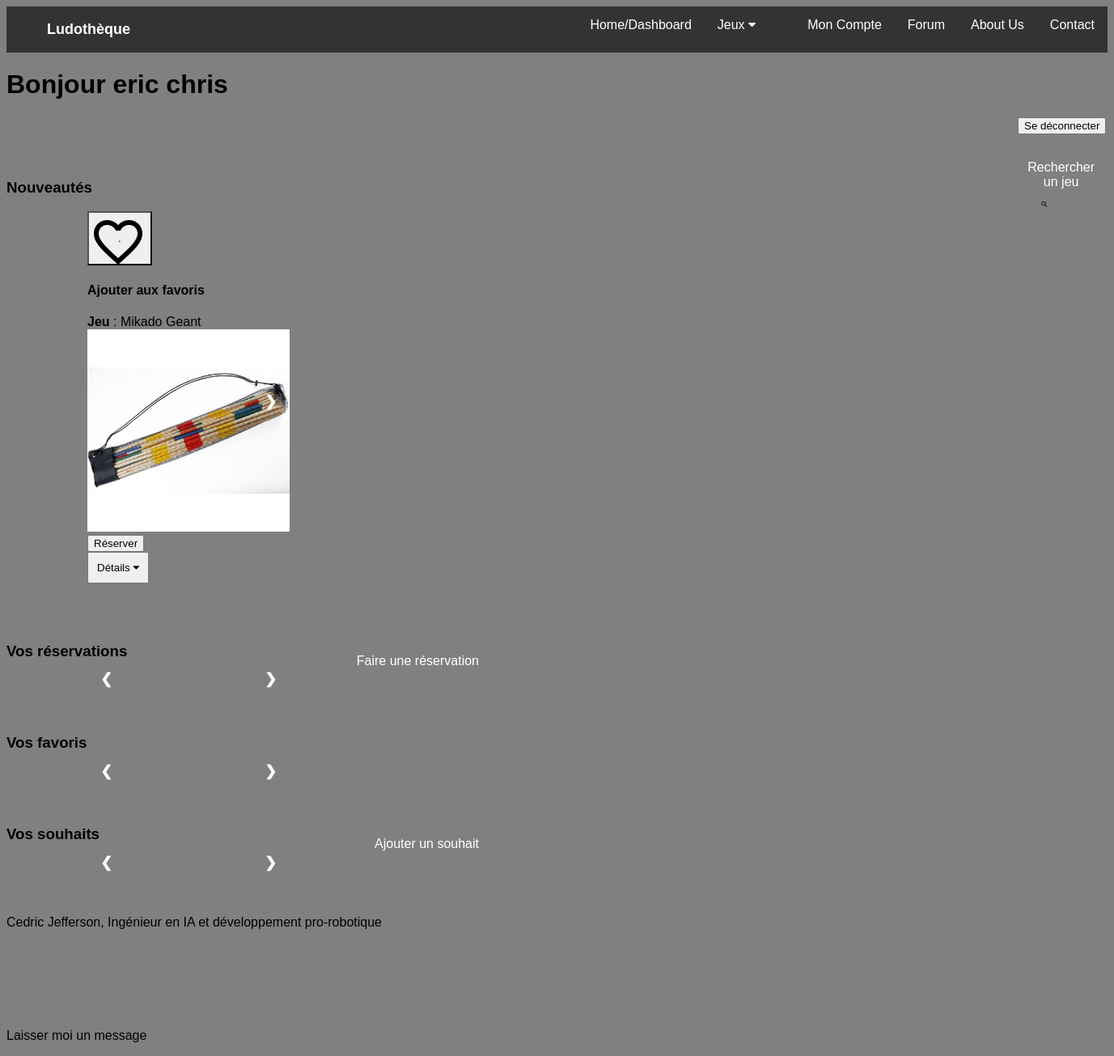
Page /pages/php/jeux.php (signed in) on the committed database.
### tables this page shows
CREATE TABLE IF NOT EXISTS `jeux` (
  `id_jeu` int(11) NOT NULL AUTO_INCREMENT,
  `nom_jeu` varchar(50) NOT NULL,
  `reference` varchar(50) NOT NULL,
  `description` varchar(10000) NOT NULL,
  `note` int(11) NOT NULL,
  `date_de_sortie` date NOT NULL,
  `concepteur` varchar(100) NOT NULL,
  `age_public` int(11) NOT NULL,
  `caractere` int(50) NOT NULL,
  `mode` enum('Moi et les autres','Mondes fantastiques et imaginaires','Art','Nature et animaux') NOT NULL,
  `type` enum('Action','Aventure','Adresse','Strategie','Roleplay','Logique','Calcul mental','Géométrie','Langage','Lettre','Construction') NOT NULL,
  `nbre_jeux_total` int(11) NOT NULL,
  `nbre_jeux_dispo` int(11) NOT NULL,
  `categorie` enum('Jeu de societe','Jeu professionnel','Jeu de cartes','Accessoires','Jeu de des','Jeu tactile','Jeu de construction','Jeu de manipulation') NOT NULL,
  `image` varchar(1000) NOT NULL,
  PRIMARY KEY (`id_jeu`),
  KEY `nom_jeu` (`nom_jeu`)
);

### pages/php/jeux.php (the view, shortened to what this page needs)
<?php
    include_once("../../scripts/php/cookie.php");
?>
<!DOCTYPE html>
<html>
	<head>
		<link type="text/css" href="../../styles/index.css" rel="stylesheet" />
        <link rel="stylesheet" href="https://cdnjs.cloudflare.com/ajax/libs/font-awesome/4.7.0/css/font-awesome.min.css">
	</head>
	<body class="corps">
        <div class="navbar">
            <a href="#Contact">Contact</a>
            <a href="#AboutUs">About Us</a>
            <a href="forum.php">Forum</a>
            <a href="compte.php">Mon Compte</a>
            <div class="dropdown">
                <button class="dropbtn">Jeux
                    <i class="fa fa-caret-down"></i>
                    <a href="jeux.php"></a>
                </button>
            </div>
            <a href="home.php">Home/Dashboard</a>
            <h3>Ludothèque</h3>
        </div>
        <?php
            echo '<h1>Bonjour '.$_SESSION["nom_usr"].' '.$_SESSION["prenom_usr"].'</h1>';
        ?>
        <div class="connexion-container">
            <form name="myform" action="../../scripts/php/verifdeconnexion.php" method="post">
                <input type="submit" id="fav" value="Se déconnecter" name="deconnex">
            </form>
        </div>
        <br>
        <div class="connexion-container">
            <a class="rechtext" href="recherche.php">Rechercher un jeu<img class="rechimg" src="../../assets/ic_search.png"></a>
        </div>
        <br/>
        <section id=nouveautes>
            <h3>Nouveautés</h3>
            <div class="slideshow-container">
            <?php
                $bdd = bdd_access();
                $req = $bdd->query('SELECT * FROM jeux');
                while ($data = $req->fetch()){
                    $id = $data['id_jeu'];
            ?>
                    <div class="mySlides1">
                    <div class="favori-container">
                        <form name="myform" action="../../scripts/php/veriffavori.php" method="post" onsubmit="changement_icone()">
                            <?php
                            $contenu = '<input type="submit" id="fav" value="." name="fav" class="bouton_favori">
                                        <input type="hidden" id="fav_id" name="jeu_fav" value="'.$id.'">';
                            echo $contenu;
                            ?>
                            <h4>Ajouter aux favoris</h4>
                        </form>
                    </div>
                    <div class="hoverimage">
                    <strong>Jeu</strong> : <?php echo $data['nom_jeu']; ?><br />
                    <?php
                    $contenu = '<img class="image" src="../../'.$data['image'].'" style="width:100%">';
                    echo $contenu;
                    ?>
                    <form name="myform" action="reservation.php" method="post">
                        <?php
                            $contenu = '<input type="submit" id="res" value="Réserver" name="res">
                                        <input type="hidden" id="res_nom" name="res_nom" value="'.$data['nom_jeu'].'">';
                            echo $contenu;
                        ?>
                    </form>
                    <button class="hoverbtn">Détails
                        <i class="fa fa-caret-down"></i>
                    </button>
                    </div>
                    </div>
                <?php
                }
            ?>
            <a class="prev" onclick="plusSlides(-1, 0)">&#10094;</a>
            <a class="next" onclick="plusSlides(1, 0)">&#10095;</a>
            </div>
        </section>
        <br/>
        <br/>
        <br/>
        <section id=vosreservations>
            <div class="reservation-container">
                <a href="reservation.php">Faire une réservation</a>
            </div>
            <h3>Vos réservations</h3>
            <div class="slideshow-container">
            <a class="prev" onclick="plusSlides(-1, 1)">&#10094;</a>
            <a class="next" onclick="plusSlides(1, 1)">&#10095;</a>
        </div>
        </section>
        <br/>
        <br/>
        <br/>
        <section id=vosfavoris>
            <h3>Vos favoris</h3>
            <div class="slideshow-container">
            <a class="prev" onclick="plusSlides(-1, 2)">&#10094;</a>
            <a class="next" onclick="plusSlides(1, 2)">&#10095;</a>
        </div>
        </section>
        <br/>
        <br/>
        <br/>
        <section id=vossouhaits>
            <div class="souhait-container">
                <a href="souhait.php">Ajouter un souhait</a>
            </div>
            <h3>Vos souhaits</h3>
            <div class="slideshow-container">
            <a class="prev" onclick="plusSlides(-1, 3)">&#10094;</a>
            <a class="next" onclick="plusSlides(1, 3)">&#10095;</a>
        </div>
        </section>
        <br/>
        <br/>
        <br/>
        <section id="AboutUs">
            <p>Cedric Jefferson, Ingénieur en IA et développement pro-robotique</p>
        </section>
        <br/>
        <br/>
        <br/>
        <br/>
        <br/>
        <footer id="Contact">
        <p>Laisser moi un message</p>
        </footer>
    </body>
</html>

### styles/index.css (style rules this page uses)
* { box-sizing:border-box }
.corps { background-color: grey; }
.slideshow-container { max-width: 250px; position: relative; margin-left: 100px; }
.mySlides1, .mySlides2, .mySlides3, .mySlides4 { display: none; }
.prev, .next { cursor: pointer; position: absolute; top: 50%; width: auto; margin-top: -22px; padding: 16px; color: white; font-weight: bold; font-size: 18px; transition: 0.6s ease; border-radius: 0 3px 3px 0; user-select: none; }
.next { right: 0; border-radius: 3px 0 0 3px; }
body { font-family: Arial, Helvetica, sans-serif; }
.navbar { overflow: hidden; background-color: #333; }
.navbar a { float: right; font-size: 16px; color: white; text-align: center; padding: 14px 16px; text-decoration: none; }
.navbar h3 { float: left; color: white; font-size: 18px; margin-left: 50px; }
.dropdown { float: right; overflow: hidden; }
.dropdown .dropbtn { font-size: 16px; border: none; outline: none; color: white; padding: 14px 16px; background-color: inherit; font-family: inherit; margin: 0; }
.connexion-container { max-width: 250px; position: relative; margin-left: 1250px; }
.connexion-container a { float: right; font-size: 16px; color: white; text-align: center; padding: 14px 16px; text-decoration: none; }
.reservation-container, .souhait-container { max-width: 250px; position: relative; margin-left: 350px; }
.reservation-container a, .souhait-container a { float: right; font-size: 16px; color: white; text-align: center; padding: 14px 16px; text-decoration: none; }
.image { max-width: 250px; position: relative; margin-left: 0px; }
.hoverbtn { position: relative; padding: 10px 10px; }
.bouton_favori { background-image: url("../assets/ic_favorite_border.png"); padding: 24px 36px; }
.rechtext, .rechimg { display: block; }
.rechimg { padding: 14px 16px; width: 50%; align-self: center; }
* { box-sizing: border-box; }

### rows in the picture
jeux: nom_jeu "Mikado Geant", image (picture)

### other values in the picture
$_SESSION["nom_usr"] "eric"
$_SESSION["prenom_usr"] "chris"
